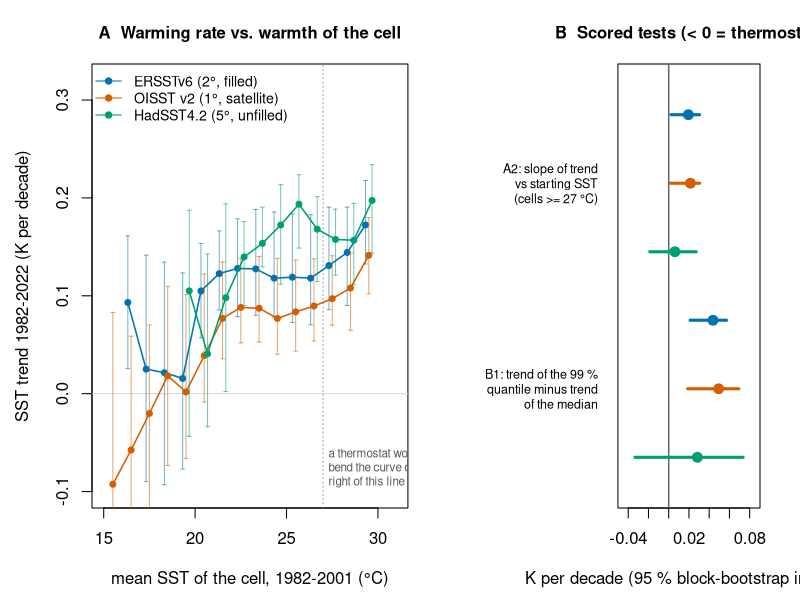

Reproduce this figure in R.
# Comparison figure for step 2: three SST products on the common period 1982-2022 (reads out/step2_bins.csv, out/step2_products.csv)
b <- read.csv("out/step2_bins.csv"); p <- read.csv("out/step2_products.csv")
b <- b[b$period == "P5" & b$ncell >= 5, ]; p <- p[p$period == "P5", ]
b$mid <- as.numeric(sub("^[\\[(]([-0-9.]+),.*", "\\1", b$bin)) + 0.5
prods <- c("ERSSTv6", "OISSTv2", "HadSST4"); col <- c(ERSSTv6 = "#0072B2", OISSTv2 = "#D55E00", HadSST4 = "#009E73")
lab <- c(ERSSTv6 = "ERSSTv6 (2°, filled)", OISSTv2 = "OISST v2 (1°, satellite)", HadSST4 = "HadSST4.2 (5°, unfilled)")
png("out/step2_fig_compare.png", 1900, 800, res = 170); par(mar = c(4.6, 4.6, 3.2, 1))
layout(matrix(1:2, 1), widths = c(1.15, 1))
plot(NA, xlim = c(15, 31), ylim = c(-0.1, 0.32), xlab = "mean SST of the cell, 1982-2001 (°C)", ylab = "SST trend 1982-2022 (K per decade)",
     main = "A  Warming rate vs. warmth of the cell", cex.main = 1)
abline(v = 27, lty = 3, col = "grey60"); abline(h = 0, col = "grey85")
for (i in seq_along(prods)) { d <- b[b$product == prods[i], ]; off <- (i - 2) * 0.18
  arrows(d$mid + off, d$lo, d$mid + off, d$hi, 0.02, 90, 3, col = adjustcolor(col[i], 0.55)); lines(d$mid + off, d$trend, col = col[i], lwd = 1.5); points(d$mid + off, d$trend, pch = 19, col = col[i], cex = 0.8) }
legend("topleft", lab[prods], col = col[prods], pch = 19, lty = 1, bty = "n", cex = 0.85)
text(27.3, -0.075, "a thermostat would\nbend the curve down\nright of this line", adj = 0, cex = 0.7, col = "grey35")
# B: forest plot of the two scored tests
par(mar = c(4.6, 9.5, 3.2, 2)); plot(NA, xlim = c(-0.045, 0.085), ylim = c(0.5, 6.5), yaxt = "n", ylab = "", xlab = "K per decade (95 % block-bootstrap interval)", main = "B  Scored tests (< 0 = thermostat)", cex.main = 1)
abline(v = 0, lwd = 1.5, col = "grey40"); y <- 6
for (tst in c("A2", "B1")) { for (pr in prods) { r <- p[p$product == pr, ]; est <- r[[tst]]; lo <- r[[paste0(tst, "_lo")]]; hi <- r[[paste0(tst, "_hi")]]
    segments(lo, y, hi, y, col = col[pr], lwd = 3); points(est, y, pch = 19, col = col[pr], cex = 1.3); y <- y - 1 }; y <- y - 0.0 }
axis(2, at = c(5, 2), labels = c("A2: slope of trend\nvs starting SST\n(cells >= 27 °C)", "B1: trend of the 99 %\nquantile minus trend\nof the median"), las = 1, tick = FALSE, cex.axis = 0.75)

dev.off()
